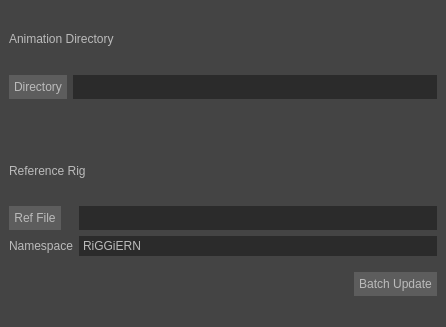
<?xml version="1.0" encoding="UTF-8"?>
<ui version="4.0">
 <class>MainWindow</class>
 <widget class="QMainWindow" name="MainWindow">
  <property name="geometry">
   <rect>
    <x>0</x>
    <y>0</y>
    <width>446</width>
    <height>327</height>
   </rect>
  </property>
  <property name="windowTitle">
   <string>Update Reference</string>
  </property>
  <property name="styleSheet">
   <string notr="true">QHeaderView::section 
{
 	background: qlineargradient(x1:0, y1:0, x2:0, y2:1, stop:0 #fff, stop:1 #333);
	color: #333;
	height: 1.54em;
}

QMainWindow#MainWindow * 
{
	color: rgb(187,187,187);
    background: rgb(68,68,68);
}

QMainWindow#MainWindow
{
    color: rgb(187,187,187);
	background: rgb(68,68,68);
	/*border: 0;*/
}

QMenuBar 
{
	color: rgb(187,187,187);
}
QMenuBar::item 
{
 	background: transparent;
 	color: rgb(187,187,187);
 	/*border: 0;*/
}

QMenuBar::item:selected 
{
	background: rgb(82,133,166);

}
QMenu::item:selected 
{
	background: rgb(82,133,166);
}</string>
  </property>
  <widget class="QWidget" name="centralwidget">
   <property name="styleSheet">
    <string notr="true">QWidget
{
	color:  rgb(187, 187, 187);
	background-color: rgb(68, 68, 68);
}

QLineEdit
{
	border: none;
	border-width: 2px;
	color:  rgb(187, 187, 187);
	background-color: rgb(43, 43, 43);
	padding: 2px;	
}

QPlainTextEdit
{
	border: none;
	color:  rgb(187, 187, 187);
	background-color: rgb(43, 43, 43);	
}

QPushButton
{
	border-style: outset;
	color:  rgb(187, 187, 187);
	background-color: rgb(93, 93, 93);
	padding: 5px;
}

QPushButton:hover
{
   background-color: rgb(112, 112, 112);
}</string>
   </property>
   <layout class="QGridLayout" name="gridLayout_2">
    <item row="0" column="0">
     <layout class="QVBoxLayout" name="verticalLayout">
      <item>
       <widget class="QLabel" name="label">
        <property name="text">
         <string>Animation Directory</string>
        </property>
       </widget>
      </item>
      <item>
       <layout class="QFormLayout" name="formLayout">
        <item row="0" column="0">
         <widget class="QPushButton" name="btn_dir">
          <property name="text">
           <string>Directory</string>
          </property>
         </widget>
        </item>
        <item row="0" column="1">
         <widget class="QLineEdit" name="s_animDir">
          <property name="sizePolicy">
           <sizepolicy hsizetype="Expanding" vsizetype="Preferred">
            <horstretch>0</horstretch>
            <verstretch>0</verstretch>
           </sizepolicy>
          </property>
         </widget>
        </item>
       </layout>
      </item>
      <item>
       <widget class="QLabel" name="label_2">
        <property name="text">
         <string>Reference Rig</string>
        </property>
       </widget>
      </item>
      <item>
       <layout class="QFormLayout" name="formLayout_2">
        <property name="fieldGrowthPolicy">
         <enum>QFormLayout::AllNonFixedFieldsGrow</enum>
        </property>
        <item row="0" column="0">
         <widget class="QPushButton" name="btn_file">
          <property name="text">
           <string>Ref File</string>
          </property>
         </widget>
        </item>
        <item row="0" column="1">
         <widget class="QLineEdit" name="s_refRig">
          <property name="sizePolicy">
           <sizepolicy hsizetype="Expanding" vsizetype="Preferred">
            <horstretch>0</horstretch>
            <verstretch>0</verstretch>
           </sizepolicy>
          </property>
         </widget>
        </item>
        <item row="1" column="0">
         <widget class="QLabel" name="label_3">
          <property name="text">
           <string>Namespace</string>
          </property>
         </widget>
        </item>
        <item row="1" column="1">
         <widget class="QLineEdit" name="s_namespace">
          <property name="sizePolicy">
           <sizepolicy hsizetype="Expanding" vsizetype="Preferred">
            <horstretch>0</horstretch>
            <verstretch>0</verstretch>
           </sizepolicy>
          </property>
          <property name="text">
           <string>RiGGiERN</string>
          </property>
         </widget>
        </item>
       </layout>
      </item>
      <item>
       <layout class="QGridLayout" name="gridLayout">
        <item row="0" column="0">
         <spacer name="horizontalSpacer">
          <property name="orientation">
           <enum>Qt::Horizontal</enum>
          </property>
          <property name="sizeHint" stdset="0">
           <size>
            <width>40</width>
            <height>20</height>
           </size>
          </property>
         </spacer>
        </item>
        <item row="0" column="1">
         <spacer name="horizontalSpacer_2">
          <property name="orientation">
           <enum>Qt::Horizontal</enum>
          </property>
          <property name="sizeHint" stdset="0">
           <size>
            <width>40</width>
            <height>20</height>
           </size>
          </property>
         </spacer>
        </item>
        <item row="0" column="2">
         <widget class="QPushButton" name="btn_batchUpdate">
          <property name="text">
           <string>Batch Update</string>
          </property>
         </widget>
        </item>
       </layout>
      </item>
     </layout>
    </item>
   </layout>
  </widget>
  <widget class="QStatusBar" name="statusbar"/>
 </widget>
 <resources/>
 <connections/>
</ui>
